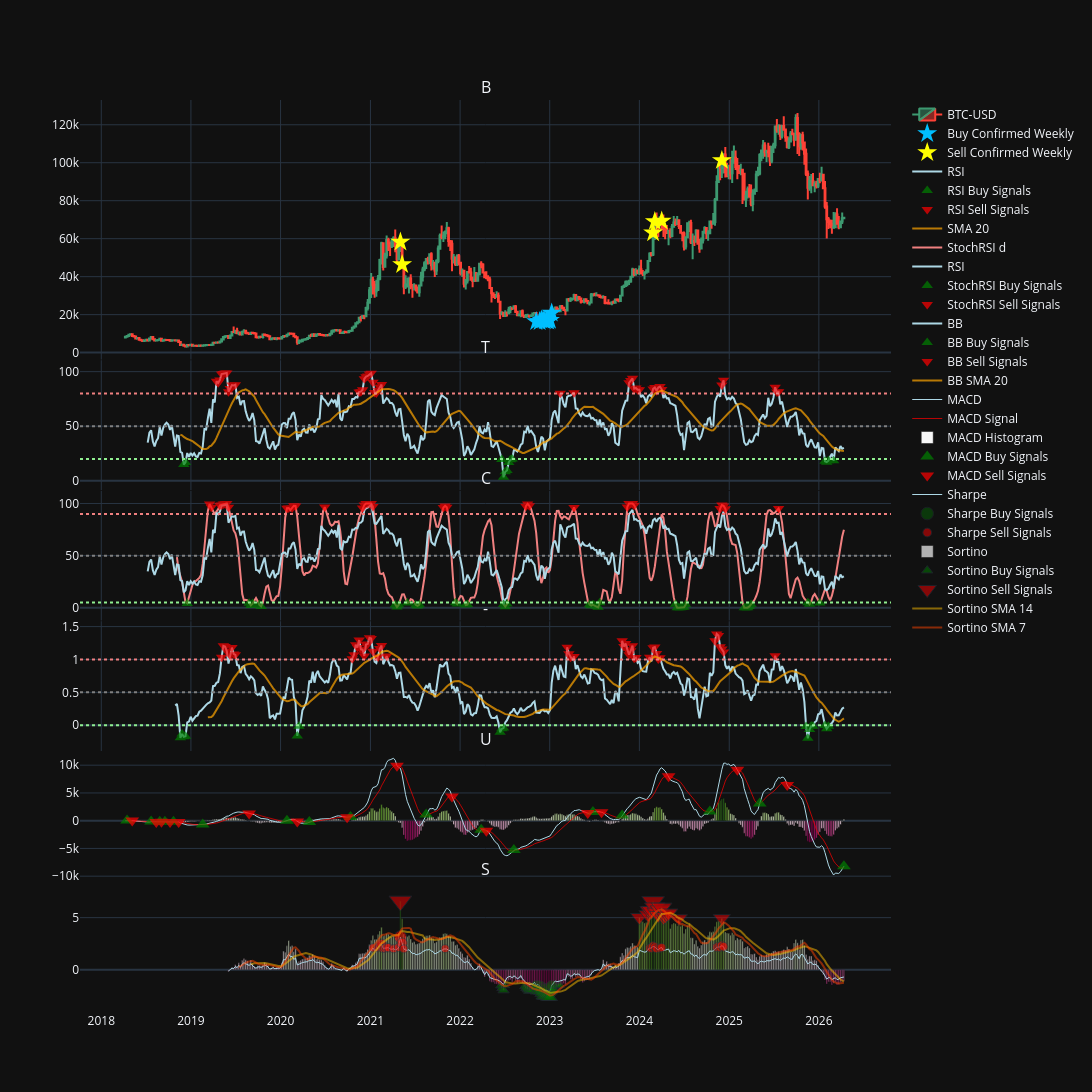

Write notebook code for a chart like this one.
### Markdown cell above
Figure BTC Weekly

### Code cell
fig_btc_weekly = make_subplots(
    rows=6, cols=1,
    shared_xaxes=True,
    vertical_spacing=0.0008,
    subplot_titles=('BTC-USD'),
    row_width=[1.0, 1.0, 1.0, 1.0, 1.0, 2.0]
)

fig_btc_weekly.add_trace(go.Candlestick(
    x=btc_df.index,
    open=btc_df['Open']['BTC-USD'],
    high=btc_df['High']['BTC-USD'],
    low=btc_df['Low']['BTC-USD'],
    close=btc_df['Close']['BTC-USD'],
    name='BTC-USD',

), row=1, col=1)

fig_btc_weekly.add_trace(go.Scatter(
    x=btc_df.index[buy_confirmed_weekly],
    y=btc_df['Close']['BTC-USD'][buy_confirmed_weekly],
    mode='markers',
    marker=dict(size=15,
                color='#00BFFF',
                symbol='star'),
    showlegend=True,
    name='Buy Confirmed Weekly'
), row=1, col=1)

fig_btc_weekly.add_trace(go.Scatter(
    x=btc_df.index[sell_confirmed_weekly],
    y=btc_df['Close']['BTC-USD'][sell_confirmed_weekly],
    mode='markers',
    marker=dict(size=15,
                color='#FFFF00',
                colorscale='PuRd',
                symbol='star'),
    showlegend=True,
    name='Sell Confirmed Weekly'
), row=1, col=1)

'''fig_btc_weekly.add_trace(go.Scatter(
    x=btc_df.index[buy_combined_weekly],
    y=btc_df['Close']['BTC-USD'][buy_combined_weekly],
    mode='markers',
    marker=dict(size=15,
                color='blue',
                colorscale='PuRd',
                symbol='arrow-up'),
    opacity=0.7,
    showlegend=True,
    name='Buy Combined Signals'
), row=1, col=1)

fig_btc_weekly.add_trace(go.Scatter(
    x=btc_df.index[sell_combined_weekly],
    y=btc_df['Close']['BTC-USD'][sell_combined_weekly],
    mode='markers',
    marker=dict(size=15,
                color='red',
                colorscale='PuRd',
                symbol='arrow-down'),
    opacity=0.7,
    showlegend=True,
    name='Sell Combined Signals'
), row=1, col=1)

fig_btc_weekly.add_trace(go.Scatter(
    x=btc_df.index[btc_macd_buy],
    y=btc_df['Close']['BTC-USD'][btc_macd_buy],
    mode='markers',
    marker=dict(size=12,
                color='green',
                symbol='triangle-up'),
    showlegend=True,
    opacity=0.7,
    name='MACD Buy Signals'
), row=1, col=1)

fig_btc_weekly.add_trace(go.Scatter(
    x=btc_df.index[btc_macd_sell],
    y=btc_df['Close']['BTC-USD'][btc_macd_sell],
    mode='markers',
    marker=dict(size=12,
                color='red',
                symbol='triangle-down'),
    showlegend=True,
    opacity=0.7,
    name='MACD Sell Signals'
), row=1, col=1)'''

#---------------------------RSI------------------------#

fig_btc_weekly.add_trace(go.Scatter(
    x=btc_rsi_values_weekly.index,
    y=btc_rsi_values_weekly,
    line=dict(color='lightblue', width=2),
    showlegend=True,
    name='RSI'
), row=2, col=1)

fig_btc_weekly.add_trace(go.Scatter(
    x=btc_rsi_values_weekly[btc_rsi_buy].index,
    y=btc_rsi_values_weekly[btc_rsi_buy],
    mode='markers',
    marker=dict(size=10,
                color='green',
                symbol='triangle-up'),
    showlegend=True,
    opacity=0.7,
    name='RSI Buy Signals'
), row=2, col=1)

fig_btc_weekly.add_trace(go.Scatter(
    x=btc_rsi_values_weekly[btc_rsi_sell].index,
    y=btc_rsi_values_weekly[btc_rsi_sell],
    mode='markers',
    marker=dict(size=10,
                color='red',
                symbol='triangle-down'),
    showlegend=True,
    opacity=0.7,
    name='RSI Sell Signals'
), row=2, col=1)

fig_btc_weekly.add_trace(go.Scatter(
    x=rsi_sma_20.index,
    y=rsi_sma_20,
    line=dict(color='orange', width=2),
    opacity=0.7,
    showlegend=True,
    name='SMA 20'
), row=2, col=1)

fig_btc_weekly.add_hline(y=20, line_dash="dot", line_color="lightgreen", row=2, col=1)
fig_btc_weekly.add_hline(y=50, line_dash="dot", line_color="gray", row=2, col=1)
fig_btc_weekly.add_hline(y=80, line_dash="dot", line_color="lightcoral", row=2, col=1)


#--------------------------STOCH RSI---------------------#

fig_btc_weekly.add_trace(go.Scatter(
    x=btc_stochrsi_values_weekly['d'].index,
    y=btc_stochrsi_values_weekly['d'],
    line=dict(color='lightcoral', width=2),
    showlegend=True,
    name='StochRSI d'
), row=3, col=1)

fig_btc_weekly.add_trace(go.Scatter(
    x=btc_rsi_values_weekly.index,
    y=btc_rsi_values_weekly,
    line=dict(color='lightblue', width=2),
    showlegend=True,
    name='RSI'
), row=3, col=1)

fig_btc_weekly.add_trace(go.Scatter(
    x=btc_stochrsi_values_weekly['d'][btc_stochrsi_buy].index,
    y=btc_stochrsi_values_weekly['d'][btc_stochrsi_buy],
    mode='markers',
    marker=dict(size=10,
                color='green',
                symbol='triangle-up'),
    showlegend=True,
    opacity=0.7,
    name='StochRSI Buy Signals'
), row=3, col=1)

fig_btc_weekly.add_trace(go.Scatter(
    x=btc_stochrsi_values_weekly['d'][btc_stochrsi_sell].index,
    y=btc_stochrsi_values_weekly['d'][btc_stochrsi_sell],
    mode='markers',
    marker=dict(size=10,
                color='red',
                symbol='triangle-down'),
    showlegend=True,
    opacity=0.7,
    name='StochRSI Sell Signals'
), row=3, col=1)

fig_btc_weekly.add_hline(y=5, line_dash="dot", line_color="lightgreen", row=3, col=1)
fig_btc_weekly.add_hline(y=50, line_dash="dot", line_color="gray", row=3, col=1)
fig_btc_weekly.add_hline(y=90, line_dash="dot", line_color="lightcoral", row=3, col=1)


#--------------------BB%B-----------------------#

fig_btc_weekly.add_trace(go.Scatter(
    x=btc_bb_values_weekly.index,
    y=btc_bb_values_weekly,
    line=dict(color='lightblue', width=2),
    showlegend=True,
    name='BB'
), row=4, col=1)

fig_btc_weekly.add_trace(go.Scatter(
    x=btc_bb_values_weekly[btc_bb_buy].index,
    y=btc_bb_values_weekly[btc_bb_buy],
    mode='markers',
    marker=dict(size=10,
                color='green',
                symbol='triangle-up'),
    showlegend=True,
    opacity=0.7,
    name='BB Buy Signals'
), row=4, col=1)

fig_btc_weekly.add_trace(go.Scatter(
    x=btc_bb_values_weekly[btc_bb_sell].index,
    y=btc_bb_values_weekly[btc_bb_sell],
    mode='markers',
    marker=dict(size=10,
                color='red',
                symbol='triangle-down'),
    showlegend=True,
    opacity=0.7,
    name='BB Sell Signals'
), row=4, col=1)

fig_btc_weekly.add_trace(go.Scatter(
    x=bb_sma_20.index,
    y=bb_sma_20,
    line=dict(color='orange', width=2),
    opacity=0.7,
    showlegend=True,
    name='BB SMA 20'
), row=4, col=1)

fig_btc_weekly.add_hline(y=0, line_dash="dot", line_color="lightgreen", row=4, col=1)
fig_btc_weekly.add_hline(y=0.50, line_dash="dot", line_color="gray", row=4, col=1)
fig_btc_weekly.add_hline(y=1, line_dash="dot", line_color="lightcoral", row=4, col=1)

#------------------------MACD------------------------#

fig_btc_weekly.add_trace(go.Scatter(
    x=btc_macd_values_weekly['macd'].index,
    y=btc_macd_values_weekly['macd'],
    line=dict(color='lightblue', width=1),
    showlegend=True,
    name='MACD'
), row=5, col=1)

fig_btc_weekly.add_trace(go.Scatter(
    x=btc_macd_values_weekly['signal'].index,
    y=btc_macd_values_weekly['signal'],
    line=dict(color='red', width=1),
    opacity=0.7,
    showlegend=True,
    name='MACD Signal'
), row=5, col=1)

fig_btc_weekly.add_trace(go.Bar(
    x=btc_macd_values_weekly['histogram'].index,
    y=btc_macd_values_weekly['histogram'],
    marker_color=btc_macd_values_weekly['histogram'],
    showlegend=True,
    name='MACD Histogram'
), row=5, col=1)

fig_btc_weekly.add_trace(go.Scatter(
    x=btc_macd_values_weekly['macd'][btc_macd_buy].index,
    y=btc_macd_values_weekly['macd'][btc_macd_buy],
    mode='markers',
    marker=dict(size=12,
                color='green',
                symbol='triangle-up'),
    showlegend=True,
    opacity=0.7,
    name='MACD Buy Signals'
), row=5, col=1)

fig_btc_weekly.add_trace(go.Scatter(
    x=btc_macd_values_weekly['macd'][btc_macd_sell].index,
    y=btc_macd_values_weekly['macd'][btc_macd_sell],
    mode='markers',
    marker=dict(size=12,
                color='red',
                symbol='triangle-down'),
    showlegend=True,
    opacity=0.7,
    name='MACD Sell Signals'
), row=5, col=1)


#------------------------SHARPE-----------------------#


fig_btc_weekly.add_trace(go.Scatter(
    x=btc_sharpe_values.index,
    y=btc_sharpe_values,
    line=dict(color='lightblue', width=1),
    showlegend=True,
    name='Sharpe'
), row=6, col=1)

fig_btc_weekly.add_trace(go.Scatter(
    x=btc_sharpe_values[btc_sharpe_buy_weekly].index,
    y=btc_sharpe_values[btc_sharpe_buy_weekly],
    mode='markers',
    marker=dict(size=btc_sharpe_values[btc_sharpe_buy_weekly].abs()*7,
                color='green',
                symbol='circle'),

    showlegend=True,
    opacity=0.5,
    name='Sharpe Buy Signals'
), row=6, col=1)

fig_btc_weekly.add_trace(go.Scatter(
    x=btc_sharpe_values[btc_sharpe_sell_weekly].index,
    y=btc_sharpe_values[btc_sharpe_sell_weekly],
    mode='markers',
    marker=dict(size=btc_sharpe_values[btc_sharpe_sell_weekly].abs()*4,
                color='red',
                symbol='circle'),

    showlegend=True,
    opacity=0.7,
    name='Sharpe Sell Signals'
), row=6, col=1)

'''fig_btc_weekly.add_trace(go.Scatter(
    x=btc_sharpe_sma_20.index,
    y=btc_sharpe_sma_20,
    line=dict(color='purple', width=2),
    showlegend=True,
    opacity=0.7,
    name='Sharpe SMA 20'
), row=6, col=1)'''

#------------------------SORTINO-----------------------#

fig_btc_weekly.add_trace(go.Bar(
    x=btc_sortino_values.index,
    y=btc_sortino_values,
    marker_color=btc_sortino_values,
    showlegend=True,
    opacity=0.7,
    name='Sortino'
), row=6, col=1)

fig_btc_weekly.add_trace(go.Scatter(
    x=btc_sortino_values[sortino_buy_weekly].index,
    y=btc_sortino_values[sortino_buy_weekly],
    mode='markers',
    marker=dict(size=btc_sortino_values[sortino_buy_weekly].abs()*5,
                color='green',
                symbol='triangle-up'),

    showlegend=True,
    opacity=0.7,
    name='Sortino Buy Signals'
), row=6, col=1)

fig_btc_weekly.add_trace(go.Scatter(
    x=btc_sortino_values[sortino_sell_weekly].index,
    y=btc_sortino_values[sortino_sell_weekly],
    mode='markers',
    marker=dict(size=btc_sortino_values[sortino_sell_weekly].abs()*3,
                color='red',
                symbol='triangle-down'),
    showlegend=True,
    opacity=0.7,
    name='Sortino Sell Signals'
), row=6, col=1)

fig_btc_weekly.add_trace(go.Scatter(
    x=btc_sortino_sma_14.index,
    y=btc_sortino_sma_14,
    line=dict(color='#FFBF00', width=2),
    showlegend=True,
    opacity=0.5,
    name='Sortino SMA 14'
), row=6, col=1)

fig_btc_weekly.add_trace(go.Scatter(
    x=btc_sortino_sma_7.index,
    y=btc_sortino_sma_7,
    line=dict(color='#FF4500', width=2),
    showlegend=True,
    opacity=0.5,
    name='Sortino SMA 7'
), row=6, col=1)

#------------------------VIX----------------------#

'''fig_btc_weekly.add_trace(go.Bar(
    x=vix.index,
    y=vix,
    marker_color=vix,
    showlegend=True,
    opacity=0.7,
    name='VIX'
), row=7, col=1)

fig_btc_weekly.add_trace(go.Scatter(
    x=vix_sma_9.index,
    y=vix_sma_9,
    marker_color='orange',
    showlegend=True,
    opacity=0.7,
    name='VIX SMA 9'
), row=7, col=1)

fig_btc_weekly.add_trace(go.Scatter(
    x=vix_sma_20.index,
    y=vix_sma_20,
    marker_color='lightgreen',
    showlegend=True,
    name='VIX SMA 50'
), row=7, col=1)'''

fig_btc_weekly.update_layout(xaxis_rangeslider_visible=False, template='plotly_dark', height=1150, width=1600)

### Figure 1 — Plotly figure (JSON) as saved in the notebook; plotly's stock layout.template omitted (floating-point values rounded to 4 significant figures; data arrays with more than 128 entries replaced by an {"elided": "..."} marker saying what was removed)
{"data": [{"close": {"elided": "419 float values"}, "high": {"elided": "419 float values"}, "low": {"elided": "419 float values"}, "name": "BTC-USD", "open": {"elided": "419 float values"}, "type": "candlestick", "x": {"elided": "419 str values"}, "xaxis": "x", "yaxis": "y"}, {"marker": {"color": "#00BFFF", "size": 15, "symbol": "star"}, "mode": "markers", "name": "Buy Confirmed Weekly", "showlegend": true, "type": "scatter", "x": ["2022-11-07T00:00:00", "2022-11-21T00:00:00", "2022-11-28T00:00:00", "2022-12-05T00:00:00", "2022-12-12T00:00:00", "2022-12-19T00:00:00", "2022-12-26T00:00:00", "2023-01-02T00:00:00", "2023-01-09T00:00:00"], "xaxis": "x", "y": [16350.0, 16440.0, 17130.0, 17100.0, 16760.0, 16840.0, 16630.0, 17090.0, 20880.0], "yaxis": "y"}, {"marker": {"color": "#FFFF00", "colorscale": [[0, "rgb(247,244,249)"], [0.125, "rgb(231,225,239)"], [0.25, "rgb(212,185,218)"], [0.375, "rgb(201,148,199)"], [0.5, "rgb(223,101,176)"], [0.625, "rgb(231,41,138)"], [0.75, "rgb(206,18,86)"], [0.875, "rgb(152,0,67)"], [1, "rgb(103,0,31)"]], "size": 15, "symbol": "star"}, "mode": "markers", "name": "Sell Confirmed Weekly", "showlegend": true, "type": "scatter", "x": ["2021-05-03T00:00:00", "2021-05-10T00:00:00", "2024-02-26T00:00:00", "2024-03-04T00:00:00", "2024-04-01T00:00:00", "2024-12-02T00:00:00"], "xaxis": "x", "y": [58230.0, 46460.0, 63170.0, 69020.0, 69360.0, 101200.0], "yaxis": "y"}, {"line": {"color": "lightblue", "width": 2}, "name": "RSI", "showlegend": true, "type": "scatter", "x": {"elided": "419 str values"}, "xaxis": "x2", "y": {"elided": "419 float values"}, "yaxis": "y2"}, {"marker": {"color": "green", "size": 10, "symbol": "triangle-up"}, "mode": "markers", "name": "RSI Buy Signals", "opacity": 0.7, "showlegend": true, "type": "scatter", "x": ["2018-12-03T00:00:00", "2018-12-10T00:00:00", "2022-06-20T00:00:00", "2022-06-27T00:00:00", "2022-07-04T00:00:00", "2022-07-11T00:00:00", "2022-07-18T00:00:00", "2022-07-25T00:00:00", "2022-08-01T00:00:00", "2026-01-26T00:00:00", "2026-02-02T00:00:00", "2026-02-09T00:00:00", "2026-03-02T00:00:00"], "xaxis": "x2", "y": [14.82, 16.79, 19.58, 3.18, 8.167, 9.454, 16.8, 19.26, 19.9, 17.87, 17.03, 18.37, 18.34], "yaxis": "y2"}, {"marker": {"color": "red", "size": 10, "symbol": "triangle-down"}, "mode": "markers", "name": "RSI Sell Signals", "opacity": 0.7, "showlegend": true, "type": "scatter", "x": ["2019-04-15T00:00:00", "2019-04-22T00:00:00", "2019-04-29T00:00:00", "2019-05-06T00:00:00", "2019-05-13T00:00:00", "2019-05-20T00:00:00", "2019-05-27T00:00:00", "2019-06-03T00:00:00", "2019-06-10T00:00:00", "2019-06-17T00:00:00", "2019-06-24T00:00:00", "2019-07-01T00:00:00", "2020-11-16T00:00:00", "2020-11-23T00:00:00", "2020-11-30T00:00:00", "2020-12-07T00:00:00", "2020-12-14T00:00:00", "2020-12-21T00:00:00", "2020-12-28T00:00:00", "2021-01-04T00:00:00", "2021-01-11T00:00:00", "2021-01-18T00:00:00", "2021-01-25T00:00:00", "2021-02-01T00:00:00", "2021-02-08T00:00:00", "2021-02-15T00:00:00", "2023-02-13T00:00:00", "2023-04-10T00:00:00", "2023-11-20T00:00:00", "2023-11-27T00:00:00", "2023-12-04T00:00:00", "2023-12-11T00:00:00", "2023-12-18T00:00:00", "2023-12-25T00:00:00", "2024-01-01T00:00:00", "2024-02-26T00:00:00", "2024-03-04T00:00:00", "2024-03-11T00:00:00", "2024-03-18T00:00:00", "2024-03-25T00:00:00", "2024-04-01T00:00:00", "2024-12-02T00:00:00", "2024-12-09T00:00:00", "2025-07-07T00:00:00", "2025-07-14T00:00:00", "2025-07-21T00:00:00"], "xaxis": "x2", "y": [91.22, 89.76, 92.34, 97.82, 98.29, 98.76, 98.74, 81.6, 84.64, 87.66, 87.33, 88.05, 81.34, 81.62, 83.43, 93.48, 95.42, 96.02, 97.82, 98.61, 90.24, 80.84, 80.42, 83.03, 86.0, 88.14, 80.09, 80.59, 89.73, 91.82, 93.89, 84.42, 85.05, 83.37, 83.33, 84.17, 85.46, 82.58, 85.42, 86.34, 83.72, 87.77, 92.13, 85.7, 81.34, 81.57], "yaxis": "y2"}, {"line": {"color": "orange", "width": 2}, "name": "SMA 20", "opacity": 0.7, "showlegend": true, "type": "scatter", "x": {"elided": "419 str values"}, "xaxis": "x2", "y": {"elided": "419 float values"}, "yaxis": "y2"}, {"line": {"color": "lightcoral", "width": 2}, "name": "StochRSI d", "showlegend": true, "type": "scatter", "x": {"elided": "389 str values"}, "xaxis": "x3", "y": {"elided": "389 float values"}, "yaxis": "y3"}, {"line": {"color": "lightblue", "width": 2}, "name": "RSI", "showlegend": true, "type": "scatter", "x": {"elided": "419 str values"}, "xaxis": "x3", "y": {"elided": "419 float values"}, "yaxis": "y3"}, {"marker": {"color": "green", "size": 10, "symbol": "triangle-up"}, "mode": "markers", "name": "StochRSI Buy Signals", "opacity": 0.7, "showlegend": true, "type": "scatter", "x": ["2018-12-17T00:00:00", "2019-08-26T00:00:00", "2019-09-02T00:00:00", "2019-09-09T00:00:00", "2019-10-07T00:00:00", "2019-10-14T00:00:00", "2021-04-12T00:00:00", "2021-04-19T00:00:00", "2021-04-26T00:00:00", "2021-05-31T00:00:00", "2021-07-05T00:00:00", "2021-07-12T00:00:00", "2021-07-19T00:00:00", "2021-12-13T00:00:00", "2021-12-20T00:00:00", "2022-01-24T00:00:00", "2022-01-31T00:00:00", "2022-06-27T00:00:00", "2022-07-04T00:00:00", "2022-07-11T00:00:00", "2023-06-12T00:00:00", "2023-06-19T00:00:00", "2023-06-26T00:00:00", "2023-07-03T00:00:00", "2023-07-10T00:00:00", "2023-07-17T00:00:00", "2023-07-24T00:00:00", "2024-05-27T00:00:00", "2024-06-03T00:00:00", "2024-06-10T00:00:00", "2024-06-17T00:00:00", "2024-06-24T00:00:00", "2024-07-01T00:00:00", "2024-07-08T00:00:00", "2025-03-03T00:00:00", "2025-03-10T00:00:00", "2025-03-17T00:00:00", "2025-03-24T00:00:00", "2025-03-31T00:00:00", "2025-11-17T00:00:00", "2025-11-24T00:00:00", "2026-01-05T00:00:00"], "xaxis": "x3", "y": [4.211, 4.243, 2.205, 4.016, 2.874, 1.317, 2.591, 0.6984, 2.758, 4.583, 2.592, 1.8, 2.932, 4.822, 3.516, 2.679, 3.07, 3.231, 1.096, 3.572, 3.021, 2.051, 2.88, 2.23, 1.58, 0.4648, 4.738, 3.417, 0.0, 0.0, 0.0, 0.2131, 0.4262, 3.012, 0.0, 0.0, 0.1225, 1.303, 3.083, 4.714, 3.364, 4.567], "yaxis": "y3"}, {"marker": {"color": "red", "size": 10, "symbol": "triangle-down"}, "mode": "markers", "name": "StochRSI Sell Signals", "opacity": 0.7, "showlegend": true, "type": "scatter", "x": ["2019-03-18T00:00:00", "2019-03-25T00:00:00", "2019-04-29T00:00:00", "2019-05-06T00:00:00", "2019-05-13T00:00:00", "2019-05-20T00:00:00", "2019-05-27T00:00:00", "2019-06-03T00:00:00", "2020-01-27T00:00:00", "2020-02-03T00:00:00", "2020-02-17T00:00:00", "2020-02-24T00:00:00", "2020-03-02T00:00:00", "2020-06-29T00:00:00", "2020-11-30T00:00:00", "2020-12-07T00:00:00", "2020-12-14T00:00:00", "2020-12-21T00:00:00", "2020-12-28T00:00:00", "2021-01-04T00:00:00", "2021-01-11T00:00:00", "2021-10-25T00:00:00", "2021-11-01T00:00:00", "2021-11-08T00:00:00", "2022-09-26T00:00:00", "2022-10-03T00:00:00", "2022-10-10T00:00:00", "2023-04-10T00:00:00", "2023-11-13T00:00:00", "2023-11-20T00:00:00", "2023-11-27T00:00:00", "2023-12-04T00:00:00", "2023-12-11T00:00:00", "2024-11-25T00:00:00", "2024-12-02T00:00:00", "2024-12-09T00:00:00", "2024-12-16T00:00:00", "2025-07-21T00:00:00"], "xaxis": "x3", "y": [99.57, 96.45, 98.25, 98.66, 99.53, 99.77, 100.0, 96.3, 95.44, 95.67, 95.73, 97.87, 97.67, 96.61, 95.64, 98.48, 100.0, 100.0, 100.0, 100.0, 96.99, 96.21, 97.69, 96.36, 97.43, 99.61, 97.81, 96.22, 96.63, 100.0, 100.0, 100.0, 98.29, 95.16, 98.46, 97.69, 95.01, 95.28], "yaxis": "y3"}, {"line": {"color": "lightblue", "width": 2}, "name": "BB", "showlegend": true, "type": "scatter", "x": {"elided": "419 str values"}, "xaxis": "x4", "y": {"elided": "419 float values"}, "yaxis": "y4"}, {"marker": {"color": "green", "size": 10, "symbol": "triangle-up"}, "mode": "markers", "name": "BB Buy Signals", "opacity": 0.7, "showlegend": true, "type": "scatter", "x": ["2018-11-19T00:00:00", "2018-11-26T00:00:00", "2018-12-03T00:00:00", "2018-12-10T00:00:00", "2020-03-09T00:00:00", "2020-03-16T00:00:00", "2022-06-13T00:00:00", "2022-06-20T00:00:00", "2022-06-27T00:00:00", "2025-11-10T00:00:00", "2025-11-17T00:00:00", "2025-11-24T00:00:00", "2025-12-01T00:00:00", "2025-12-08T00:00:00", "2026-01-26T00:00:00", "2026-02-02T00:00:00", "2026-02-09T00:00:00"], "xaxis": "x4", "y": [-0.1915, -0.1332, -0.1768, -0.1681, -0.1623, -0.01465, -0.1067, -0.05291, -0.04313, -0.01778, -0.1983, -0.0654, -0.01236, -0.01392, -0.002692, -0.05397, -0.01723], "yaxis": "y4"}, {"marker": {"color": "red", "size": 10, "symbol": "triangle-down"}, "mode": "markers", "name": "BB Sell Signals", "opacity": 0.7, "showlegend": true, "type": "scatter", "x": ["2019-05-06T00:00:00", "2019-05-13T00:00:00", "2019-05-20T00:00:00", "2019-05-27T00:00:00", "2019-06-10T00:00:00", "2019-06-17T00:00:00", "2019-06-24T00:00:00", "2019-07-01T00:00:00", "2020-10-19T00:00:00", "2020-10-26T00:00:00", "2020-11-02T00:00:00", "2020-11-09T00:00:00", "2020-11-16T00:00:00", "2020-11-23T00:00:00", "2020-11-30T00:00:00", "2020-12-07T00:00:00", "2020-12-14T00:00:00", "2020-12-21T00:00:00", "2020-12-28T00:00:00", "2021-01-04T00:00:00", "2021-01-11T00:00:00", "2021-02-01T00:00:00", "2021-02-08T00:00:00", "2021-02-15T00:00:00", "2021-03-08T00:00:00", "2023-03-13T00:00:00", "2023-03-20T00:00:00", "2023-03-27T00:00:00", "2023-04-10T00:00:00", "2023-10-23T00:00:00", "2023-10-30T00:00:00", "2023-11-06T00:00:00", "2023-11-13T00:00:00", "2023-11-20T00:00:00", "2023-11-27T00:00:00", "2023-12-04T00:00:00", "2023-12-11T00:00:00", "2023-12-18T00:00:00", "2024-02-12T00:00:00", "2024-02-26T00:00:00", "2024-03-04T00:00:00", "2024-03-11T00:00:00", "2024-03-18T00:00:00", "2024-03-25T00:00:00", "2024-11-04T00:00:00", "2024-11-11T00:00:00", "2024-11-18T00:00:00", "2024-11-25T00:00:00", "2024-12-02T00:00:00", "2024-12-09T00:00:00", "2025-07-07T00:00:00"], "xaxis": "x4", "y": [1.034, 1.208, 1.197, 1.128, 1.063, 1.181, 1.085, 1.07, 1.011, 1.073, 1.224, 1.184, 1.295, 1.154, 1.149, 1.054, 1.226, 1.235, 1.33, 1.319, 1.123, 1.037, 1.166, 1.211, 1.052, 1.185, 1.089, 1.034, 1.046, 1.283, 1.197, 1.242, 1.149, 1.072, 1.134, 1.21, 1.018, 1.029, 1.035, 1.18, 1.19, 1.09, 1.009, 1.027, 1.286, 1.388, 1.363, 1.193, 1.158, 1.115, 1.058], "yaxis": "y4"}, {"line": {"color": "orange", "width": 2}, "name": "BB SMA 20", "opacity": 0.7, "showlegend": true, "type": "scatter", "x": {"elided": "419 str values"}, "xaxis": "x4", "y": {"elided": "419 float values"}, "yaxis": "y4"}, {"line": {"color": "lightblue", "width": 1}, "name": "MACD", "showlegend": true, "type": "scatter", "x": {"elided": "419 str values"}, "xaxis": "x5", "y": {"elided": "419 float values"}, "yaxis": "y5"}, {"line": {"color": "red", "width": 1}, "name": "MACD Signal", "opacity": 0.7, "showlegend": true, "type": "scatter", "x": {"elided": "419 str values"}, "xaxis": "x5", "y": {"elided": "419 float values"}, "yaxis": "y5"}, {"marker": {"color": {"elided": "419 float values"}}, "name": "MACD Histogram", "showlegend": true, "type": "bar", "x": {"elided": "419 str values"}, "xaxis": "x5", "y": {"elided": "419 float values"}, "yaxis": "y5"}, {"marker": {"color": "green", "size": 12, "symbol": "triangle-up"}, "mode": "markers", "name": "MACD Buy Signals", "opacity": 0.7, "showlegend": true, "type": "scatter", "x": ["2018-04-16T00:00:00", "2018-07-23T00:00:00", "2018-08-27T00:00:00", "2018-09-17T00:00:00", "2018-10-22T00:00:00", "2019-02-18T00:00:00", "2020-01-27T00:00:00", "2020-04-27T00:00:00", "2020-10-12T00:00:00", "2021-08-16T00:00:00", "2022-03-28T00:00:00", "2022-08-08T00:00:00", "2023-06-26T00:00:00", "2023-10-23T00:00:00", "2024-10-14T00:00:00", "2025-05-05T00:00:00", "2026-04-13T00:00:00"], "xaxis": "x5", "y": [10.62, -164.3, -181.4, -209.2, -207.5, -703.6, -26.12, -256.8, 653.0, 1093.0, -1614.0, -5279.0, 1585.0, 925.0, 1648.0, 3092.0, -8212.0], "yaxis": "y5"}, {"marker": {"color": "red", "size": 12, "symbol": "triangle-down"}, "mode": "markers", "name": "MACD Sell Signals", "opacity": 0.7, "showlegend": true, "type": "scatter", "x": ["2018-05-07T00:00:00", "2018-08-13T00:00:00", "2018-09-03T00:00:00", "2018-10-08T00:00:00", "2018-11-12T00:00:00", "2019-08-26T00:00:00", "2020-03-09T00:00:00", "2020-09-28T00:00:00", "2021-04-19T00:00:00", "2021-11-29T00:00:00", "2022-04-18T00:00:00", "2023-06-05T00:00:00", "2023-07-31T00:00:00", "2024-04-29T00:00:00", "2025-02-03T00:00:00", "2025-08-25T00:00:00"], "xaxis": "x5", "y": [21.92, -223.8, -212.7, -216.4, -257.3, 1282.0, -131.8, 623.0, 9904.0, 4366.0, -1796.0, 1365.0, 1506.0, 8005.0, 9187.0, 6439.0], "yaxis": "y5"}, {"line": {"color": "lightblue", "width": 1}, "name": "Sharpe", "showlegend": true, "type": "scatter", "x": {"elided": "418 str values"}, "xaxis": "x6", "y": {"elided": "418 float values"}, "yaxis": "y6"}, {"marker": {"color": "green", "size": [10.54, 10.94, 12.08, 13.62, 13.73, 13.75, 14.28, 14.35, 10.52], "symbol": "circle"}, "mode": "markers", "name": "Sharpe Buy Signals", "opacity": 0.5, "showlegend": true, "type": "scatter", "x": ["2022-11-07T00:00:00", "2022-11-21T00:00:00", "2022-11-28T00:00:00", "2022-12-05T00:00:00", "2022-12-12T00:00:00", "2022-12-19T00:00:00", "2022-12-26T00:00:00", "2023-01-02T00:00:00", "2023-01-09T00:00:00"], "xaxis": "x6", "y": [-1.506, -1.563, -1.726, -1.946, -1.962, -1.964, -2.04, -2.05, -1.503], "yaxis": "y6"}, {"marker": {"color": "red", "size": [8.415, 8.544, 9.118, 9.855, 8.181, 8.272, 8.582, 8.49, 8.067, 8.637, 12.55, 10.25, 8.016, 8.098, 8.292, 8.338, 9.046, 8.707, 8.075, 8.322, 8.55, 8.644, 8.769, 8.723, 9.239, 8.845], "symbol": "circle"}, "mode": "markers", "name": "Sharpe Sell Signals", "opacity": 0.7, "showlegend": true, "type": "scatter", "x": ["2021-01-11T00:00:00", "2021-02-01T00:00:00", "2021-02-08T00:00:00", "2021-02-15T00:00:00", "2021-02-22T00:00:00", "2021-03-01T00:00:00", "2021-03-08T00:00:00", "2021-03-15T00:00:00", "2021-04-05T00:00:00", "2021-04-26T00:00:00", "2021-05-03T00:00:00", "2021-05-10T00:00:00", "2021-05-17T00:00:00", "2021-11-01T00:00:00", "2024-02-12T00:00:00", "2024-02-19T00:00:00", "2024-02-26T00:00:00", "2024-03-04T00:00:00", "2024-03-11T00:00:00", "2024-03-25T00:00:00", "2024-04-01T00:00:00", "2024-11-11T00:00:00", "2024-11-18T00:00:00", "2024-11-25T00:00:00", "2024-12-02T00:00:00", "2024-12-09T00:00:00"], "xaxis": "x6", "y": [2.104, 2.136, 2.279, 2.464, 2.045, 2.068, 2.145, 2.122, 2.017, 2.159, 3.138, 2.562, 2.004, 2.024, 2.073, 2.085, 2.262, 2.177, 2.019, 2.08, 2.138, 2.161, 2.192, 2.181, 2.31, 2.211], "yaxis": "y6"}, {"marker": {"color": {"elided": "418 float values"}}, "name": "Sortino", "opacity": 0.7, "showlegend": true, "type": "bar", "x": {"elided": "418 str values"}, "xaxis": "x6", "y": {"elided": "418 float values"}, "yaxis": "y6"}, {"marker": {"color": "green", "size": [7.777, 8.853, 9.864, 7.63, 8.085, 8.915, 9.449, 10.06, 9.776, 9.828, 8.554, 10.37, 9.564, 10.53, 11.38, 12.53, 12.64, 12.65, 13.12, 13.17, 10.24, 9.135, 7.953, 7.79, 7.527], "symbol": "triangle-up"}, "mode": "markers", "name": "Sortino Buy Signals", "opacity": 0.7, "showlegend": true, "type": "scatter", "x": ["2022-06-13T00:00:00", "2022-06-20T00:00:00", "2022-06-27T00:00:00", "2022-07-04T00:00:00", "2022-09-19T00:00:00", "2022-09-26T00:00:00", "2022-10-03T00:00:00", "2022-10-10T00:00:00", "2022-10-17T00:00:00", "2022-10-24T00:00:00", "2022-10-31T00:00:00", "2022-11-07T00:00:00", "2022-11-14T00:00:00", "2022-11-21T00:00:00", "2022-11-28T00:00:00", "2022-12-05T00:00:00", "2022-12-12T00:00:00", "2022-12-19T00:00:00", "2022-12-26T00:00:00", "2023-01-02T00:00:00", "2023-01-09T00:00:00", "2023-01-16T00:00:00", "2023-01-30T00:00:00", "2023-02-06T00:00:00", "2023-02-13T00:00:00"], "xaxis": "x6", "y": [-1.555, -1.771, -1.973, -1.526, -1.617, -1.783, -1.89, -2.012, -1.955, -1.966, -1.711, -2.075, -1.913, -2.107, -2.275, -2.505, -2.528, -2.53, -2.623, -2.634, -2.048, -1.827, -1.591, -1.558, -1.505], "yaxis": "y6"}, {"marker": {"color": "red", "size": [19.76, 15.1, 15.86, 16.94, 17.01, 19.62, 17.93, 16.55, 15.65, 17.15, 17.88, 14.98, 15.36, 15.94, 16.31, 14.77, 14.79], "symbol": "triangle-down"}, "mode": "markers", "name": "Sortino Sell Signals", "opacity": 0.7, "showlegend": true, "type": "scatter", "x": ["2021-05-03T00:00:00", "2024-01-01T00:00:00", "2024-02-05T00:00:00", "2024-02-12T00:00:00", "2024-02-19T00:00:00", "2024-02-26T00:00:00", "2024-03-04T00:00:00", "2024-03-11T00:00:00", "2024-03-18T00:00:00", "2024-03-25T00:00:00", "2024-04-01T00:00:00", "2024-04-08T00:00:00", "2024-04-15T00:00:00", "2024-04-22T00:00:00", "2024-04-29T00:00:00", "2024-06-10T00:00:00", "2024-12-02T00:00:00"], "xaxis": "x6", "y": [6.587, 5.033, 5.286, 5.646, 5.671, 6.539, 5.976, 5.517, 5.215, 5.718, 5.961, 4.995, 5.121, 5.313, 5.436, 4.923, 4.931], "yaxis": "y6"}, {"line": {"color": "#FFBF00", "width": 2}, "name": "Sortino SMA 14", "opacity": 0.5, "showlegend": true, "type": "scatter", "x": {"elided": "418 str values"}, "xaxis": "x6", "y": {"elided": "418 float values"}, "yaxis": "y6"}, {"line": {"color": "#FF4500", "width": 2}, "name": "Sortino SMA 7", "opacity": 0.5, "showlegend": true, "type": "scatter", "x": {"elided": "418 str values"}, "xaxis": "x6", "y": {"elided": "418 float values"}, "yaxis": "y6"}], "layout": {"annotations": [{"font": {"size": 16}, "showarrow": false, "text": "B", "x": 0.5, "xanchor": "center", "xref": "paper", "y": 1.0, "yanchor": "bottom", "yref": "paper"}, {"font": {"size": 16}, "showarrow": false, "text": "T", "x": 0.5, "xanchor": "center", "xref": "paper", "y": 0.7146, "yanchor": "bottom", "yref": "paper"}, {"font": {"size": 16}, "showarrow": false, "text": "C", "x": 0.5, "xanchor": "center", "xref": "paper", "y": 0.5715, "yanchor": "bottom", "yref": "paper"}, {"font": {"size": 16}, "showarrow": false, "text": "-", "x": 0.5, "xanchor": "center", "xref": "paper", "y": 0.4285, "yanchor": "bottom", "yref": "paper"}, {"font": {"size": 16}, "showarrow": false, "text": "U", "x": 0.5, "xanchor": "center", "xref": "paper", "y": 0.2854, "yanchor": "bottom", "yref": "paper"}, {"font": {"size": 16}, "showarrow": false, "text": "S", "x": 0.5, "xanchor": "center", "xref": "paper", "y": 0.1423, "yanchor": "bottom", "yref": "paper"}], "height": 1150, "shapes": [{"line": {"color": "lightgreen", "dash": "dot"}, "type": "line", "x0": 0, "x1": 1, "xref": "x2 domain", "y0": 20, "y1": 20, "yref": "y2"}, {"line": {"color": "gray", "dash": "dot"}, "type": "line", "x0": 0, "x1": 1, "xref": "x2 domain", "y0": 50, "y1": 50, "yref": "y2"}, {"line": {"color": "lightcoral", "dash": "dot"}, "type": "line", "x0": 0, "x1": 1, "xref": "x2 domain", "y0": 80, "y1": 80, "yref": "y2"}, {"line": {"color": "lightgreen", "dash": "dot"}, "type": "line", "x0": 0, "x1": 1, "xref": "x3 domain", "y0": 5, "y1": 5, "yref": "y3"}, {"line": {"color": "gray", "dash": "dot"}, "type": "line", "x0": 0, "x1": 1, "xref": "x3 domain", "y0": 50, "y1": 50, "yref": "y3"}, {"line": {"color": "lightcoral", "dash": "dot"}, "type": "line", "x0": 0, "x1": 1, "xref": "x3 domain", "y0": 90, "y1": 90, "yref": "y3"}, {"line": {"color": "lightgreen", "dash": "dot"}, "type": "line", "x0": 0, "x1": 1, "xref": "x4 domain", "y0": 0, "y1": 0, "yref": "y4"}, {"line": {"color": "gray", "dash": "dot"}, "type": "line", "x0": 0, "x1": 1, "xref": "x4 domain", "y0": 0.5, "y1": 0.5, "yref": "y4"}, {"line": {"color": "lightcoral", "dash": "dot"}, "type": "line", "x0": 0, "x1": 1, "xref": "x4 domain", "y0": 1, "y1": 1, "yref": "y4"}], "width": 1600, "xaxis": {"anchor": "y", "domain": [0, 1], "matches": "x6", "rangeslider": {"visible": false}, "showticklabels": false}, "xaxis2": {"anchor": "y2", "domain": [0, 1], "matches": "x6", "showticklabels": false}, "xaxis3": {"anchor": "y3", "domain": [0, 1], "matches": "x6", "showticklabels": false}, "xaxis4": {"anchor": "y4", "domain": [0, 1], "matches": "x6", "showticklabels": false}, "xaxis5": {"anchor": "y5", "domain": [0, 1], "matches": "x6", "showticklabels": false}, "xaxis6": {"anchor": "y6", "domain": [0, 1]}, "yaxis": {"anchor": "x", "domain": [0.7154, 1.0]}, "yaxis2": {"anchor": "x2", "domain": [0.5723, 0.7146]}, "yaxis3": {"anchor": "x3", "domain": [0.4293, 0.5715]}, "yaxis4": {"anchor": "x4", "domain": [0.2862, 0.4285]}, "yaxis5": {"anchor": "x5", "domain": [0.1431, 0.2854]}, "yaxis6": {"anchor": "x6", "domain": [0, 0.1423]}}}
